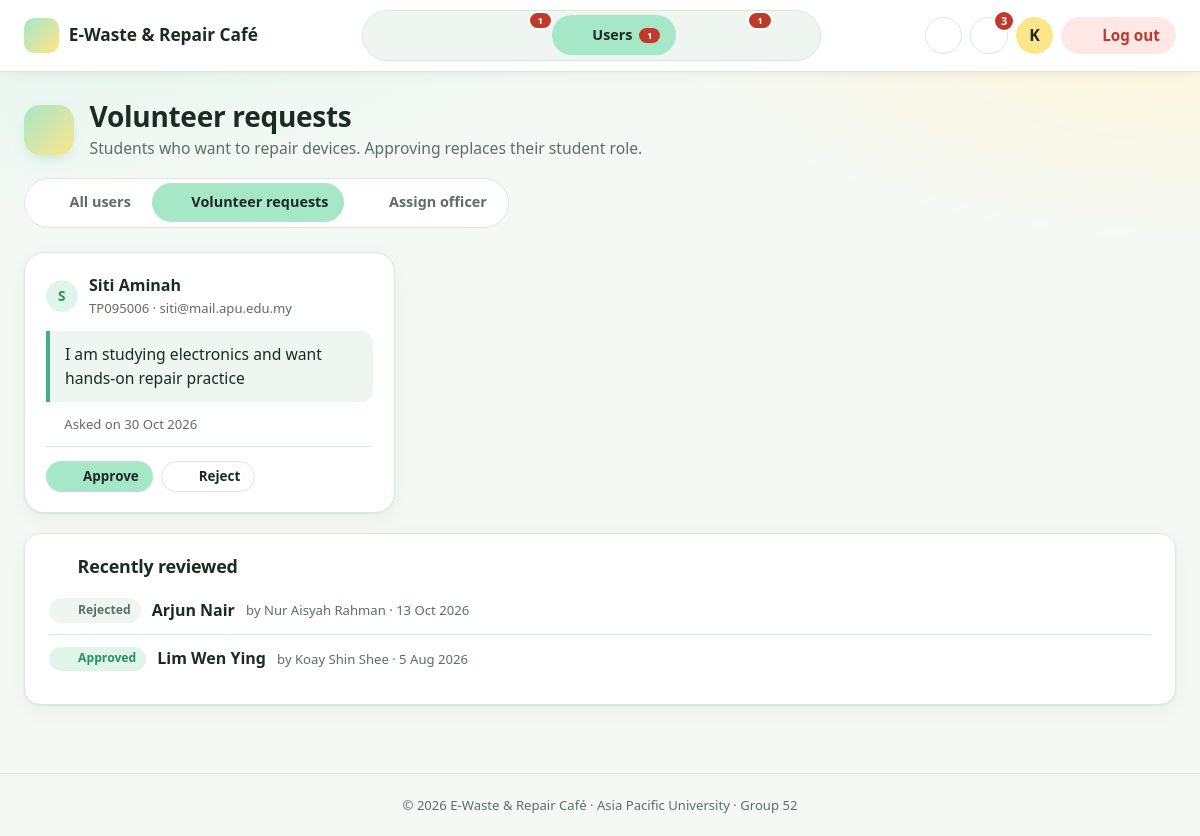
The app's page /admin/volunteer_requests.php (signed in), older data.
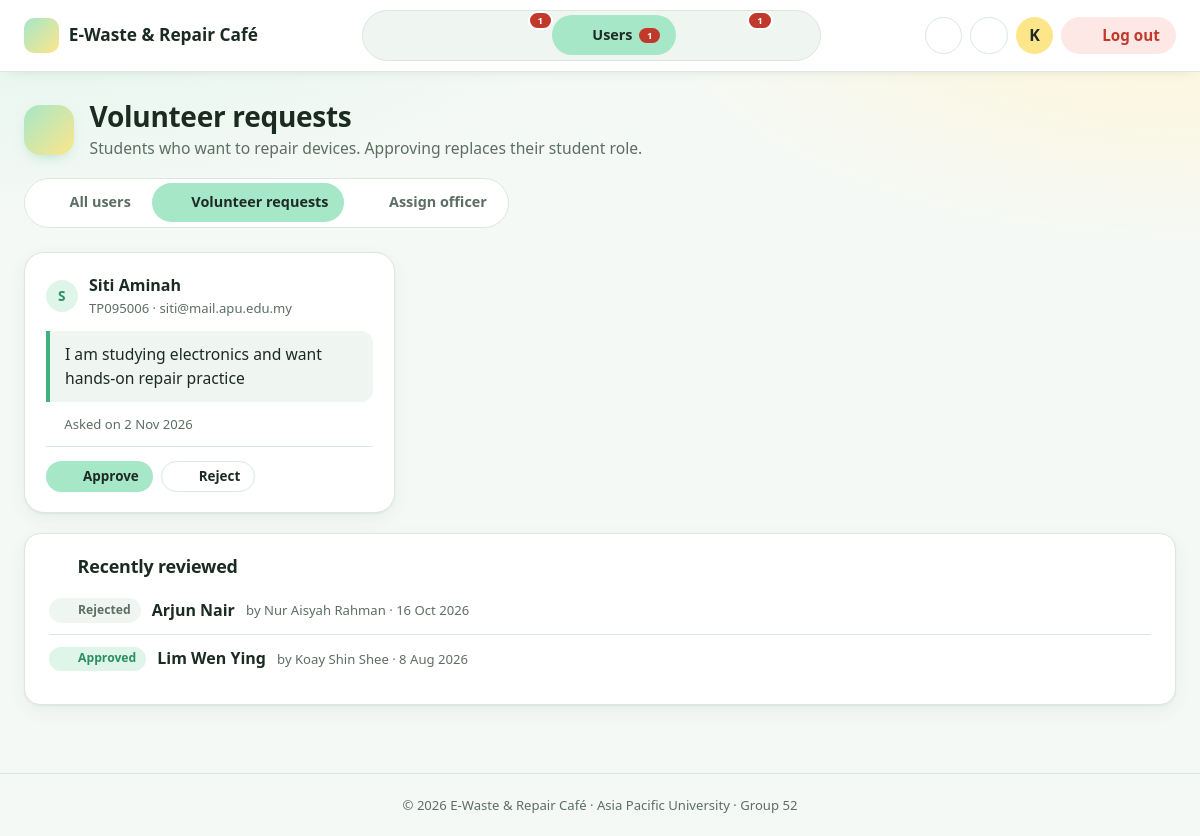
The same page, newer data.
### tables this page shows
CREATE TABLE `volunteer_request` (
  `requestID` varchar(10) NOT NULL,
  `tp_number` varchar(10) NOT NULL,
  `reviewed_by` varchar(10) DEFAULT NULL,
  `reason` varchar(255) NOT NULL,
  `status` enum('pending','approved','rejected') NOT NULL DEFAULT 'pending',
  `requested_at` datetime NOT NULL DEFAULT current_timestamp(),
  `reviewed_at` datetime DEFAULT NULL
);

CREATE TABLE `users` (
  `tp_number` varchar(10) NOT NULL,
  `name` varchar(100) NOT NULL,
  `email` varchar(100) NOT NULL,
  `password` varchar(255) NOT NULL,
  `phone` varchar(15) NOT NULL,
  `is_active` tinyint(1) NOT NULL DEFAULT 1,
  `created_at` datetime NOT NULL DEFAULT current_timestamp()
);

### includes/functions.php (called while the page is built, shortened)
<?php
require_once __DIR__ . '/icons.php';
function e($value)
{
    return htmlspecialchars((string) $value, ENT_QUOTES, 'UTF-8');
}
function nice_date($datetime, $withTime = false)
{
    return date($withTime ? 'j M Y, g:i A' : 'j M Y', strtotime($datetime));
}
function db_all($conn, $sql, $types = '', $params = [])
{
    $stmt = $conn->prepare($sql);
    if ($types !== '') $stmt->bind_param($types, ...$params);
    $stmt->execute();
    $result = $stmt->get_result();
    return $result->fetch_all(MYSQLI_ASSOC);
}
function db_one($conn, $sql, $types = '', $params = [])
{
    $rows = db_all($conn, $sql, $types, $params);
    return $rows[0] ?? null;
}
function db_value($conn, $sql, $types = '', $params = [])
{
    $row = db_one($conn, $sql, $types, $params);
    return $row ? array_values($row)[0] : null;
}

### admin/volunteer_requests.php (the view, shortened to what the changed rows need)
<?php
require '../config/db.php';
require '../includes/functions.php';
$pending  = db_all($conn, "SELECT r.requestID, r.tp_number, r.reason, r.requested_at, u.name, u.email
                           FROM volunteer_request r JOIN users u ON u.tp_number = r.tp_number
                           WHERE r.status = 'pending' ORDER BY r.requested_at");
$reviewed = db_all($conn, "SELECT r.status, r.reviewed_at, u.name, a.name AS admin_name
                           FROM volunteer_request r
                           JOIN users u ON u.tp_number = r.tp_number
                           LEFT JOIN users a ON a.tp_number = r.reviewed_by
                           WHERE r.status <> 'pending' ORDER BY r.reviewed_at DESC LIMIT 10");
require '../includes/admin_top.php';
page_head('heart', 'Volunteer requests', 'Students who want to repair devices. Approving replaces their student role.');
?>
<section class="tile-grid">
    <?php foreach ($pending as $r): ?>
        <article class="request-card">
            <header>
                <span class="avatar small"><?= e(strtoupper(substr($r['name'], 0, 1))) ?></span>
                <div>
                    <strong><?= e($r['name']) ?></strong>
                    <small class="muted"><?= e($r['tp_number']) ?> · <?= e($r['email']) ?></small>
                </div>
            </header>
            <blockquote><?= e($r['reason']) ?></blockquote>
            <small class="muted"><?= icon('calendar') ?> Asked on <?= nice_date($r['requested_at']) ?></small>
            <footer>
                <form method="post" data-confirm="Approve <?= e($r['name']) ?> as a Repair Volunteer?">
                    <button class="btn btn-primary btn-sm"><?= icon('check') ?> Approve</button>
                </form>
                <form method="post" data-confirm="Reject this request?">
                    <button class="btn btn-outline btn-sm"><?= icon('x') ?> Reject</button>
                </form>
            </footer>
        </article>
    <?php endforeach; ?>
</section>
<?php if ($reviewed): ?>
    <section class="card">
        <h2 class="card-title"><?= icon('history') ?> Recently reviewed</h2>
        <ul class="simple-list">
            <?php foreach ($reviewed as $v): ?>
                <li>
                    <span class="badge <?= $v['status'] === 'approved' ? 'badge-ok' : 'badge-off' ?>"><?= icon($v['status'] === 'approved' ? 'check' : 'x') ?> <?= ucfirst($v['status']) ?></span>
                    <strong><?= e($v['name']) ?></strong>
                    <small class="muted">by <?= e($v['admin_name'] ?? '-') ?> · <?= nice_date($v['reviewed_at']) ?></small>
                </li>
            <?php endforeach; ?>
        </ul>
    </section>
<?php endif; ?>
<?php require '../includes/admin_bottom.php'; ?>

### includes/admin_top.php (shortened to what the changed rows need)
<?php
$unread = db_value($conn, "SELECT COUNT(*) FROM notifications WHERE tp_number = ? AND is_read = 0", 's', [$_SESSION['tp_number']]);
function page_head($icon_name, $title, $desc = '', $actions = '')
{
    echo '<div class="page-head"><span class="page-icon">' . icon($icon_name) . '</span><div class="page-title">';
    echo '<h1>' . e($title) . '</h1>';
    echo '</div>';
    echo '</div>';
}
?>
<!DOCTYPE html>
<html lang="en">
<head>
    <link rel="stylesheet" href="../assets/css/style.css">
</head>
<body class="app">
<header class="topbar">
    <a class="brand" href="index.php"><span class="brand-mark"><?= icon('recycle', 'icon-spin-hover') ?></span><span class="brand-text">E-Waste &amp; Repair Café <small>Admin</small></span></a>
    <div class="topbar-tools">
        <div class="dropdown">
            <button type="button" class="icon-btn bell" data-dropdown="notif-panel" aria-expanded="false" title="Notifications"
                    aria-label="Notifications<?= $unread ? ', ' . (int) $unread . ' unread' : '' ?>"><?= icon('bell', $unread ? 'icon-ring' : '') ?><?php if ($unread): ?><span class="bell-count"><?= $unread > 9 ? '9+' : (int) $unread ?></span><?php endif; ?></button>
        </div>
    </div>
</header>
<main class="content" id="main">

### includes/icons.php (shortened to what the changed rows need)
<?php
function icon($name, $class = '')
{
    $svg = $paths[$name] ?? $paths['box'];
    return '<svg class="icon ' . $class . '" viewBox="0 0 24 24" aria-hidden="true" focusable="false">' . $svg . '</svg>';
}

Row changes from the older to the newer data that the page shows:
changed volunteer_request "I am studying electronics and want hands-on repair practice": requested_at "30 Oct 2026" → "2 Nov 2026"
changed volunteer_request "Rejected": reviewed_at "13 Oct 2026" → "16 Oct 2026"
changed volunteer_request "Approved": reviewed_at "5 Aug 2026" → "8 Aug 2026"
Text that changed along with them:
$unread: "3" → (not shown)
